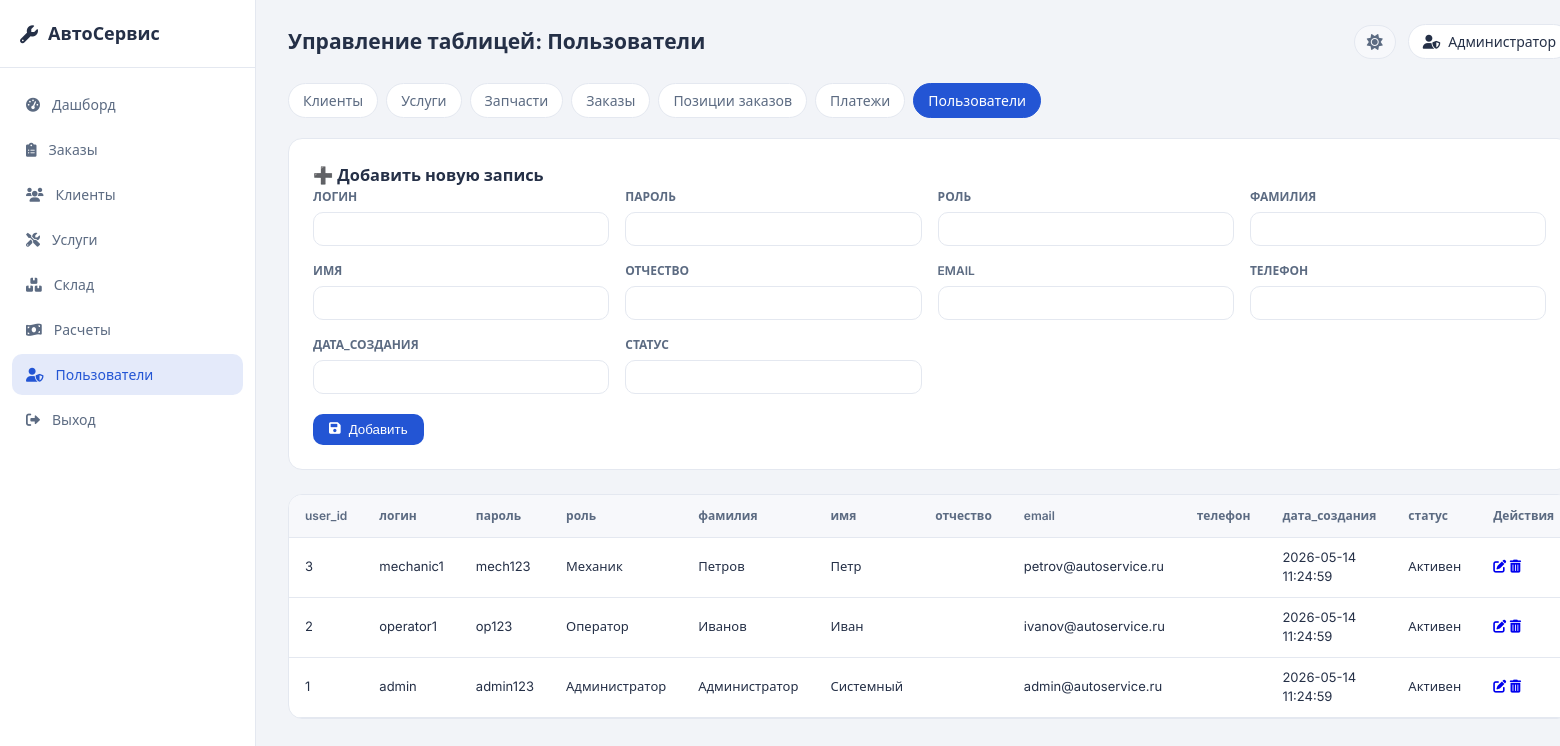
The app's page /tables.php?table=users (signed in) with its own data.
### tables this page shows
CREATE TABLE `users` (
  `user_id` int(11) NOT NULL,
  `логин` varchar(50) NOT NULL,
  `пароль` varchar(50) NOT NULL,
  `роль` enum('Клиент','Оператор','Администратор','Механик') NOT NULL,
  `фамилия` varchar(50) NOT NULL,
  `имя` varchar(50) NOT NULL,
  `отчество` varchar(50) DEFAULT NULL,
  `email` varchar(100) DEFAULT NULL,
  `телефон` varchar(20) DEFAULT NULL,
  `дата_создания` datetime DEFAULT current_timestamp(),
  `статус` enum('Активен','Заблокирован') DEFAULT 'Активен'
);

### tables.php (the view, shortened to what this page needs)
<?php
require_once 'db.php';
$role = $_SESSION['роль'];
$allowed_tables = ['clients', 'services', 'parts', 'orders', 'order_items', 'payments'];
if ($role === 'Администратор') {
    $allowed_tables[] = 'users';
}
$table = $_GET['table'] ?? 'orders';
function getPrimaryKey($table) {
    $keys = [
        'clients'      => 'client_id',
        'services'     => 'service_id',
        'parts'        => 'part_id',
        'orders'       => 'order_id',
        'order_items'  => 'item_id',
        'payments'     => 'payment_id',
        'users'        => 'user_id'
    ];
    return $keys[$table] ?? 'id';
}
function getTableColumns($conn, $table) {
    $res = $conn->query("SHOW COLUMNS FROM `$table`");
    $cols = [];
    while ($row = $res->fetch_assoc()) {
        $cols[] = $row['Field'];
    }
    return $cols;
}
$columns = getTableColumns($conn, $table);
$pk = getPrimaryKey($table);
$result = $conn->query("SELECT * FROM `$table` ORDER BY `$pk` DESC LIMIT 200");
$editRow = null;
$tableNames = [
    'clients' => 'Клиенты',
    'services' => 'Услуги',
    'parts' => 'Запчасти',
    'orders' => 'Заказы',
    'order_items' => 'Позиции заказов',
    'payments' => 'Платежи',
    'users' => 'Пользователи'
];
?>
<!DOCTYPE html>
<html lang="ru">
<head>
    <link rel="stylesheet" href="https://cdnjs.cloudflare.com/ajax/libs/font-awesome/6.0.0-beta3/css/all.min.css">
    <link rel="stylesheet" href="style.css">
</head>
<body>
<div class="app-wrapper">
    <aside class="sidebar">
        <div class="sidebar-header"><i class="fas fa-wrench"></i><span>АвтоСервис</span></div>
        <nav class="sidebar-nav">
            <a href="dashboard.php" class="nav-item"><i class="fas fa-tachometer-alt"></i> Дашборд</a>
            <a href="tables.php?table=orders" class="nav-item <?= $table === 'orders' ? 'active' : '' ?>"><i class="fas fa-clipboard-list"></i> Заказы</a>
            <a href="tables.php?table=clients" class="nav-item <?= $table === 'clients' ? 'active' : '' ?>"><i class="fas fa-users"></i> Клиенты</a>
            <a href="tables.php?table=services" class="nav-item <?= $table === 'services' ? 'active' : '' ?>"><i class="fas fa-tools"></i> Услуги</a>
            <a href="tables.php?table=parts" class="nav-item <?= $table === 'parts' ? 'active' : '' ?>"><i class="fas fa-boxes"></i> Склад</a>
            <a href="tables.php?table=payments" class="nav-item <?= $table === 'payments' ? 'active' : '' ?>"><i class="fas fa-money-bill-wave"></i> Расчеты</a>
            <?php if ($role === 'Администратор'): ?>
                <a href="tables.php?table=users" class="nav-item <?= $table === 'users' ? 'active' : '' ?>"><i class="fas fa-user-shield"></i> Пользователи</a>
            <?php endif; ?>
            <a href="logout.php" class="nav-item"><i class="fas fa-sign-out-alt"></i> Выход</a>
        </nav>
    </aside>
    <main class="main-content">
        <header class="top-bar">
            <h2>Управление таблицей: <?= $tableNames[$table] ?? ucfirst($table) ?></h2>
            <div style="display: flex; align-items: center; gap: 12px;">
                <button class="theme-toggle" id="themeToggle" onclick="toggleTheme()">
                    <i class="fas fa-sun icon-sun"></i>
                </button>
                <div class="user-badge">
                    <i class="fas fa-user-shield"></i>
                    <span><?= htmlspecialchars($role) ?></span>
                </div>
            </div>
        </header>
        <div class="table-selector">
            <?php foreach ($allowed_tables as $t): ?>
                <a href="?table=<?= $t ?>" class="tab <?= $table === $t ? 'active' : '' ?>"><?= $tableNames[$t] ?? ucfirst($t) ?></a>
            <?php endforeach; ?>
        </div>
        <div class="form-card">
            <h3><?= $editRow ? '✏ Редактирование записи' : '➕ Добавить новую запись' ?></h3>
            <form method="post" class="crud-form">
                <div class="form-grid">
                    <?php foreach ($columns as $col):
                        if ($col === $pk) continue;
                        $value = $editRow ? htmlspecialchars($editRow[$col] ?? '') : '';
                        ?>
                        <div class="form-group">
                            <label for="<?= $col ?>"><?= $col ?></label>
                            <input type="text" name="<?= $col ?>" id="<?= $col ?>" value="<?= $value ?>">
                        </div>
                    <?php endforeach; ?>
                </div>
                <div class="form-actions">
                    <button type="submit" class="btn btn-primary"><i class="fas fa-save"></i> <?= $editRow ? 'Сохранить' : 'Добавить' ?></button>
                </div>
            </form>
        </div>
        <div class="table-responsive">
            <table class="data-table">
                <thead>
                    <tr><?php foreach ($columns as $col): ?><th><?= $col ?></th><?php endforeach; ?><th>Действия</th></tr>
                </thead>
                <tbody>
                <?php while ($row = $result->fetch_assoc()): ?>
                    <tr>
                        <?php foreach ($columns as $col): ?>
                            <td><?= htmlspecialchars($row[$col] ?? '') ?></td>
                        <?php endforeach; ?>
                        <td class="actions">
                            <a href="?table=<?= $table ?>&edit=<?= urlencode($row[$pk]) ?>" class="btn-icon" title="Редактировать"><i class="fas fa-edit"></i></a>
                            <a href="?table=<?= $table ?>&delete=<?= urlencode($row[$pk]) ?>" class="btn-icon delete" title="Удалить" onclick="return confirm('Удалить запись?')"><i class="fas fa-trash-alt"></i></a>
                        </td>
                    </tr>
                <?php endwhile; ?>
                </tbody>
            </table>
        </div>
    </main>
</div>
</body>
</html>

### style.css (style rules this page uses)
:root { --primary: #2355d4; --primary-dark: #1a42b0; --primary-light: #3b6ef5; --primary-glow: rgba(35, 85, 212, 0.12); --secondary: #5c6b82; --success: #0ea472; --danger: #e03434; --warning: #e89e0a; --info: #0891b2; --bg-page: #f2f4f8; --bg-white: #ffffff; --bg-subtle: #f7f8fb; --bg-overlay: rgba(255,255,255,0.72); --text-heading: #0d1526; --text-body: #253047; --text-muted: #5c6b82; --text-faint: #8a97aa; --border: #e4e8f0; --border-hover: #c5cdd9; --shadow-xs: 0 1px 2px rgba(13,21,38,0.04); --shadow-sm: 0 2px 8px rgba(13,21,38,0.06); --shadow-md: 0 6px 20px rgba(13,21,38,0.08); --shadow-card: 0 1px 3px rgba(13,21,38,0.05), 0 4px 16px rgba(13,21,38,0.05); --font-sans: 'Inter', system-ui, -apple-system, sans-serif; --sidebar-width: 256px; --r-sm: 6px; --r-md: 10px; --r-lg: 14px; --r-xl: 20px; --r-full: 9999px; }
*, *::before, *::after { box-sizing: border-box; margin: 0; padding: 0; }
body { font-family: var(--font-sans); background: var(--bg-page); color: var(--text-body); line-height: 1.5; font-size: 14px; transition: background-color 0.2s ease, color 0.2s ease; }
.theme-toggle { background: var(--bg-subtle); border: 1px solid var(--border); border-radius: var(--r-full); padding: 8px 12px; cursor: pointer; display: inline-flex; align-items: center; gap: 8px; transition: all 0.2s ease; }
.theme-toggle i { font-size: 16px; color: var(--text-muted); }
.theme-toggle .icon-sun { display: inline; }
.app-wrapper { display: flex; min-height: 100vh; }
.sidebar { width: var(--sidebar-width); background: var(--bg-white); border-right: 1px solid var(--border); position: fixed; height: 100vh; left: 0; top: 0; transition: background 0.2s ease; }
.sidebar-header { padding: 20px; font-weight: 700; font-size: 18px; border-bottom: 1px solid var(--border); display: flex; align-items: center; gap: 10px; }
.sidebar-nav { padding: 16px 12px; display: flex; flex-direction: column; gap: 4px; }
.nav-item { display: flex; align-items: center; gap: 12px; padding: 10px 14px; border-radius: var(--r-md); color: var(--text-muted); text-decoration: none; font-weight: 500; font-size: 14px; transition: all 0.2s ease; }
.nav-item.active { background: var(--primary-glow); color: var(--primary); }
.main-content { flex: 1; margin-left: var(--sidebar-width); padding: 24px 32px; min-height: 100vh; }
.top-bar { display: flex; justify-content: space-between; align-items: center; margin-bottom: 24px; flex-wrap: wrap; gap: 16px; }
.user-badge { display: flex; align-items: center; gap: 8px; background: var(--bg-white); padding: 6px 14px; border-radius: var(--r-full); border: 1px solid var(--border); }
.table-responsive { overflow-x: auto; background: var(--bg-white); border-radius: var(--r-lg); border: 1px solid var(--border); }
.data-table { width: 100%; border-collapse: collapse; font-size: 13px; }
.data-table th { text-align: left; padding: 12px 16px; background: var(--bg-subtle); font-weight: 600; font-size: 12px; color: var(--text-muted); border-bottom: 1px solid var(--border); }
.data-table td { padding: 10px 16px; border-bottom: 1px solid var(--border); }
.form-card { background: var(--bg-white); border-radius: var(--r-lg); padding: 24px; margin-bottom: 24px; border: 1px solid var(--border); }
.form-grid { display: grid; grid-template-columns: repeat(auto-fill, minmax(250px, 1fr)); gap: 16px; margin-bottom: 20px; }
.form-group { display: flex; flex-direction: column; gap: 6px; }
.form-group label { font-size: 12px; font-weight: 600; color: var(--text-muted); text-transform: uppercase; }
.form-group input, .form-group select { padding: 8px 12px; border: 1px solid var(--border); border-radius: var(--r-md); background: var(--bg-white); color: var(--text-body); font-family: var(--font-sans); }
.btn { display: inline-flex; align-items: center; gap: 8px; padding: 8px 16px; border-radius: var(--r-md); font-weight: 500; cursor: pointer; border: none; transition: all 0.2s ease; text-decoration: none; }
.btn-primary { background: var(--primary); color: white; }
.table-selector { display: flex; flex-wrap: wrap; gap: 8px; margin-bottom: 20px; }
.tab { padding: 6px 14px; background: var(--bg-white); border-radius: var(--r-full); text-decoration: none; color: var(--text-muted); border: 1px solid var(--border); transition: all 0.2s ease; }
.tab.active { background: var(--primary); color: white; border-color: var(--primary); }

### records on screen
users: user_id "3", логин "mechanic1", пароль "mech123", роль "Механик", фамилия "Петров", имя "Петр", email "petrov@autoservice.ru", дата_создания "2026-05-14 11:24:59", статус "Активен"
users: user_id "2", логин "operator1", пароль "op123", роль "Оператор", фамилия "Иванов", имя "Иван", email "ivanov@autoservice.ru", дата_создания "2026-05-14 11:24:59", статус "Активен"
users: user_id "1", логин "admin", пароль "admin123", роль "Администратор", фамилия "Администратор", имя "Системный", email "admin@autoservice.ru", дата_создания "2026-05-14 11:24:59", статус "Активен"

### other values on screen
$tableNames[$table] "Пользователи"
$role "Администратор"
$tableNames[$t] "Клиенты"
$tableNames[$t] "Услуги"
$tableNames[$t] "Запчасти"
$tableNames[$t] "Заказы"
$tableNames[$t] "Позиции заказов"
$tableNames[$t] "Платежи"
$tableNames[$t] "Пользователи"
$col "ЛОГИН"
$col "ПАРОЛЬ"
$col "РОЛЬ"
$col "ФАМИЛИЯ"
$col "ИМЯ"
$col "ОТЧЕСТВО"
